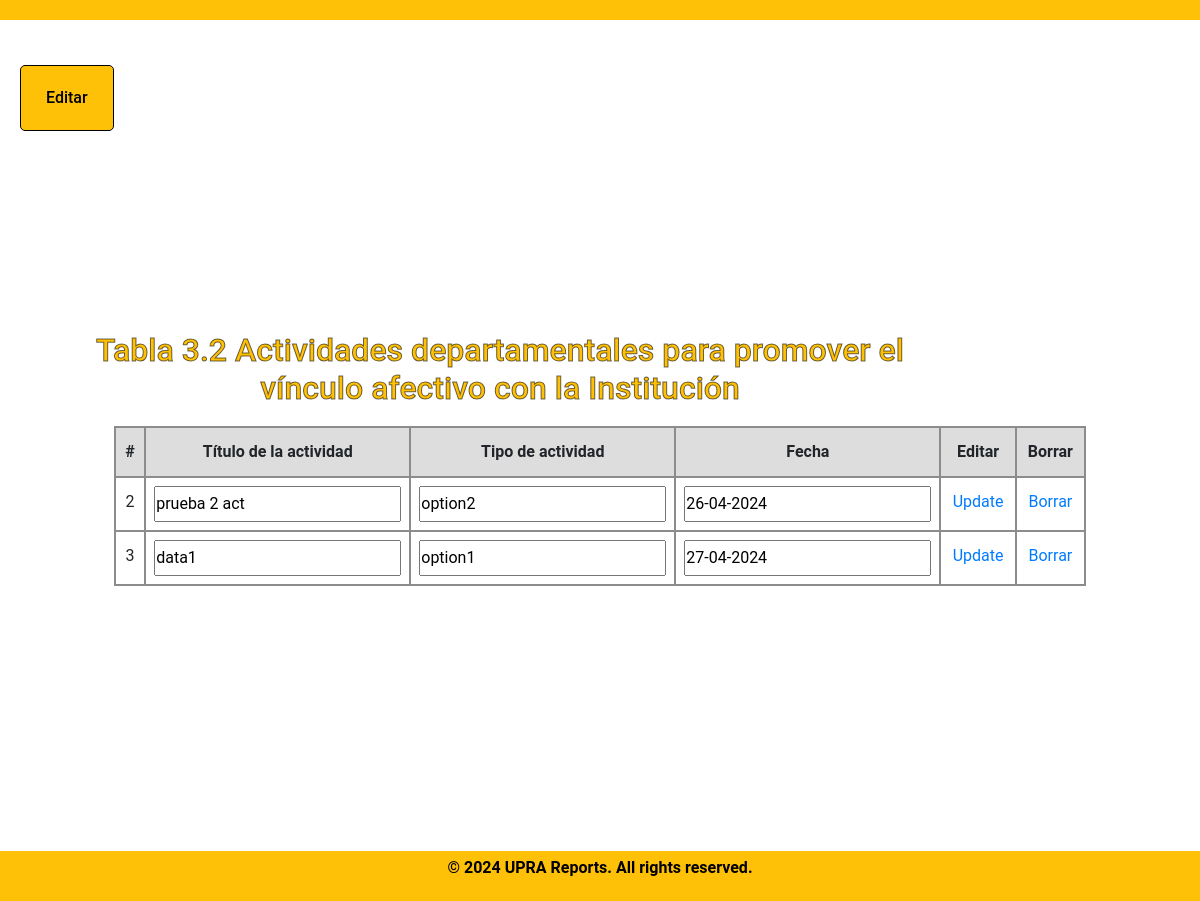
Page /meta-3/tabla3.2_edit.php on the committed database.
### tables this page shows
CREATE TABLE `table32a` (
  `table32aID` int(11) NOT NULL,
  `DepartmentID` int(11) DEFAULT NULL,
  `year` int(4) DEFAULT NULL,
  `field1` varchar(100) DEFAULT NULL,
  `field2` varchar(100) DEFAULT NULL,
  `field3` varchar(100) DEFAULT NULL,
  `field4` varchar(100) DEFAULT NULL
);

### meta-3/tabla3.2_edit.php (the view, shortened to what this page needs)
<!DOCTYPE html>
<html lang="en">
  <head>
    <link rel="stylesheet" href="../fonts/icomoon/style.css">
    <link rel="stylesheet" href="../css/owl.carousel.min.css">
    <link rel="stylesheet" href="../css/bootstrap.min.css">
    <link rel="stylesheet" href="../css/style.css">
    <link rel="stylesheet" href="../css/style-sidemenu.css">
</head>
<body>
    <header></header>
<div class="formbold-main-wrapperDept">
    <a class="underline-button" href="tabla3.2.html">Editar</a>
</div>
<div class="formbold-main-wrapper-edit">
    <div class="formbold-form-wrapper-edit">
      <h6>Tabla 3.2 Actividades departamentales para promover el vínculo afectivo con la Institución</h6>
        <table class="table">
        <thead>
              <tr>
                <th scope="col">#</th>
                <th scope="col">Título&nbsp;de&nbsp;la&nbsp;actividad</th>
                <th scope="col">Tipo de actividad</th>
                <th scope="col">Fecha</th>
                <th scope="col">Editar</th>
                <th scope="col">Borrar</th>
              </tr>
            </thead>
            <tbody>
            <?php
            include 'db_info.php';
            $sql = "SELECT * FROM table32a";
            $result = $conn->query($sql);
            while ($row = $result->fetch_assoc()) {
                echo "<tr>";
                echo "<td>" . $row['table32aID'] . "</td>";
                echo "<td><input type='text' id='field1_" . $row['table32aID'] . "' value='" . $row['field1'] . "'></td>";
                echo "<td><input type='text' id='field2_" . $row['table32aID'] . "' value='" . $row['field2'] . "'></td>";
                echo "<td><input type='text' id='field3_" . $row['table32aID'] . "' value='" . $row['field3'] . "'></td>";
                echo "<td><a href='javascript:void(0);' onclick='updateTable32aRow(" . $row['table32aID'] . ")'>Update</a></td>";
                echo "<td><a href='tabla3.2_delete.php?id=" . $row['table32aID'] . "'>Borrar</a></td>";
                echo "</tr>";
            }
        ?>
            </tbody>
        </table>
    </div>
  </div>
    <div class="footer-box">
        <p>&copy; 2024 UPRA Reports. All rights reserved.</p>
    </div>
</body>
</html>

### css/style.css (style rules this page uses)
* { margin: 0; padding: 0; }
body { font-family: "Roboto", -apple-system, BlinkMacSystemFont, "Segoe UI", Roboto, "Helvetica Neue", Arial, "Noto Sans", sans-serif, "Apple Color Emoji", "Segoe UI Emoji", "Segoe UI Symbol", "Noto Color Emoji"; background-color: #fff; color: #999; }
a { -webkit-transition: .3s all ease; -o-transition: .3s all ease; transition: .3s all ease; }
a, a:hover { text-decoration: none !important; }
body { font-family: "Roboto", -apple-system, BlinkMacSystemFont, "Segoe UI", Roboto, "Helvetica Neue", Arial, "Noto Sans", sans-serif, "Apple Color Emoji", "Segoe UI Emoji", "Segoe UI Symbol", "Noto Color Emoji"; background-color: #fff; color: #999; line-height: 2; }
.table { border-collapse: collapse; width: 90%; margin: auto; border: 2px solid #8d8b8b; overflow-x: auto; }
td, th { border: 2px solid #8d8b8b; text-align: center; padding: 0.5em; }
.table input[type="text"] { width: 100%; box-sizing: border-box; resize: both; }
th, td { border: 2px solid #8d8b8b; text-align: center; padding: 0.5em; font-size: 1rem; }
.table thead th { vertical-align: bottom; border-bottom: 2px solid #8d8b8b; background-color: #dddddd; }
.table th, .table td { padding: 0.5rem; vertical-align: top; border-top: 1px solid #000000; }
header { background-color: #FFC107; color: #000; padding: 10px; text-align: center; }
.footer-box { background-color: #FFC107; color: #000; text-align: center; padding: 1px 0; position: fixed; bottom: 0%; width: 100%; z-index: 999; font-weight: bold; }
.footer-box p { font-size: 16px; }
html, body { height: 100%; margin: 0; padding: 0; }
.formbold-main-wrapper-edit { display: flex; align-items: center; justify-content: center; padding-top: 10px; margin-left: auto; margin-right: auto; min-height: 580px; max-height: 900px; }
.formbold-main-wrapperDept { display: flex; justify-content: space-between; padding: 20px; margin: 0 auto; }
.formbold-form-wrapper-edit { margin: 0 auto; width: 90%; background: white; min-height: 580px; max-height: 900px; margin-top: 10px; }
.underline-button { font-size: 16px; border-radius: 5px; padding: 16px 25px; border: none; font-weight: 500; background-color: #FFC107; color: #000; cursor: pointer; margin-top: 25px; border: 1px solid #000; margin-bottom: 150px; }
h6 { font-size: 2em; color: #FFC107; text-align: center; padding: 10px; margin-right: 200px; -webkit-text-stroke-width: 1px; -webkit-text-stroke-color: rgba(0, 0, 0, 0.582); }

### css/style-sidemenu.css (style rules this page uses)
* { margin: 0; padding: 0; }
:root { --accent-color: #FFC107; }

### rows in the picture
table32a: table32aID "2", field1 "prueba 2 act", field2 "option2", field3 "26-04-2024"
table32a: table32aID "3", field1 "data1", field2 "option1", field3 "27-04-2024"
